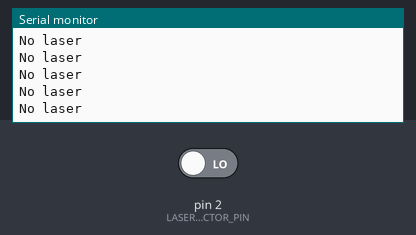
Simulated run of this sketch. Board: Arduino Uno, built with avr-gcc and run on an emulated ATmega328P. On the bench: the last lines printed to the serial monitor. Inputs (shaded band) come from the test bench; at power-on: pin 2 (LASER_DETECTOR_PIN) LOW.

Above: at 1.2 s.
1.3 s: pin 2 (LASER_DETECTOR_PIN) driven HIGH
At 2.4 s:
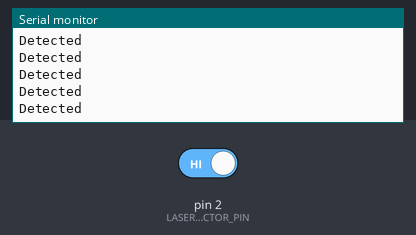
3.2 s: pin 2 (LASER_DETECTOR_PIN) driven LOW
At 4.3 s:
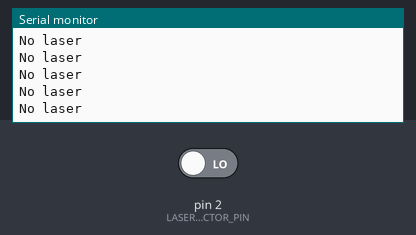
6.2 s: pin 2 (LASER_DETECTOR_PIN) driven HIGH
At 7.3 s:
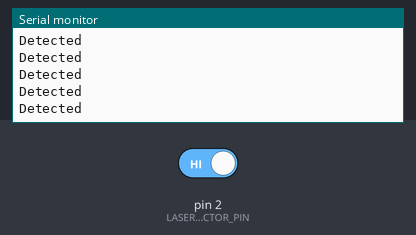
9.2 s: pin 2 (LASER_DETECTOR_PIN) driven LOW
At 10.3 s:
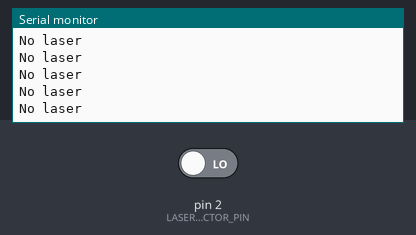

Measured:
- after the input at 1.3 s, the serial monitor: prints a new line after 0.07 s (image 1)

The sketch:

laserSensorWithLaserDetector.ino
```cpp
// (licence header left out)
const int LASER_DETECTOR_PIN = 2;
const int LASER_SENSOR_PIN = 3;
void setup() {
  Serial.begin(9600);
  pinMode(LASER_DETECTOR_PIN, INPUT);
  pinMode(LASER_SENSOR_PIN, OUTPUT);

  digitalWrite(LASER_SENSOR_PIN, HIGH);
}

void loop() {
  int detected = digitalRead(LASER_DETECTOR_PIN);

  if(detected == HIGH){
    Serial.println("Detected");
  }
  else {
    Serial.println("No laser");
  }
}
```
